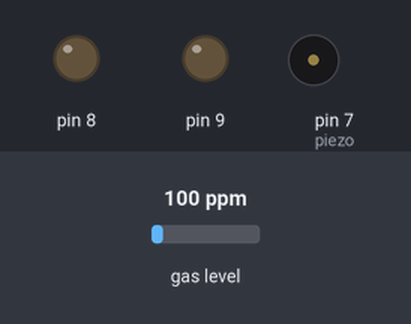
Bench run of a sketch on a simulated Arduino Mega 2560, built with avr-gcc and run on an emulated ATmega2560. Parts: output pins drawn as LEDs (lit = HIGH), buzzer (waves = sounding). The test bench sets the inputs (shaded band); at power-on: gas level 100 ppm. The modem accepts every AT command (registered, SIM ready, sends succeed) and sends nothing else; what the sketch prints to the serial monitor is not drawn.

Above: at 7.2 s.
7.3 s: gas level set to 870 ppm
10.8 s: gas level set to 871 ppm
At 11.9 s:
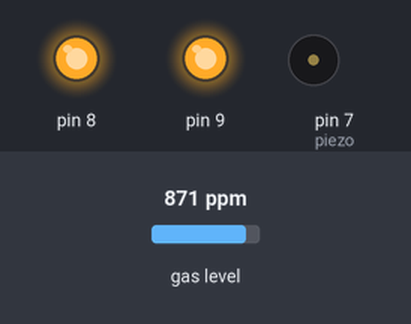
14.3 s: gas level set to 843 ppm
At 17.25 s:
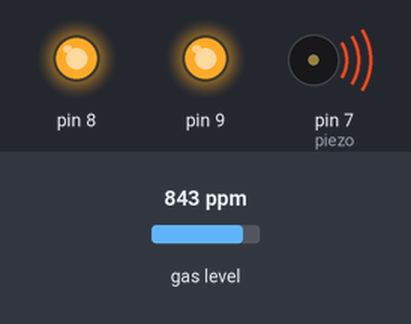
17.8 s: gas level set to 20 ppm
Timing chart, 0 to 22.3 s (numbered marks = the images above; inputs shaded):
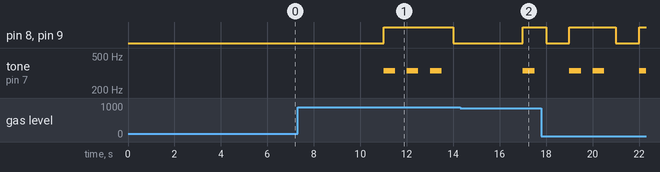

The sketch:

MQ_9_WebServerChange.ino
```cpp
 /*
MQ 센서  라이브러리 사용. 아두이노 메가 보드 사용,
ESP 8266 + ESP01 어댑터 사용.
2021.11.05 최종 수정
*/

  #include <MsTimer2.h>
  #include <MQUnifiedsensor.h>
  #define         Board                   ("Arduino MEGA")
  #define         Pin                     (A0)  //Analog input 4 of your arduino
  #define         Type                    ("MQ-9") //MQ9
  #define         Voltage_Resolution      (5)
  #define         ADC_Bit_Resolution      (10) // For arduino UNO/MEGA/NANO
  #define         RatioMQ9CleanAir        (9.6) //RS / R0 = 60 ppm
  String ssid = ""; //wifi ssid
  String PASSWORD = ""; // wifi pw
  String host = ""; //server ip
  int piezo = 7;

  int time_cnt;         //시간 변수 설정
  float sensorValue;    // 일산화탄소 센서 값 지역변수
  float sensorArray[10];  // 일산화탄소 센서 값 평균용도 배열
  float average = 0;  //평균값
  int average_m[10] = {0.0,0.0,0.0,0.0,0.0,0.0,0.0,0.0,0.0,0.0}; //평균 저장 배열
  int reset_var = 0;    //배열 10개 초기화 변수

  //Declare Sensor
  MQUnifiedsensor MQ9(Board, Voltage_Resolution, ADC_Bit_Resolution, Pin, Type);
  void connectWifi()
  {
    String join = "AT+CWJAP=\"" + ssid + "\",\"" + PASSWORD + "\"";
    Serial.println("Connect Wifi...");
    Serial1.println(join);
    delay(5000);
    if (Serial1.find("OK"))
    {
      Serial.print("WIFI connect\n");
    } else
    {
      Serial.println("connect timeout\n");
    }
    delay(1000);
  }
void httpclient(String char_input) { //네트워크 전송함수
  delay(100);
  Serial.println("connect TCP...");
  Serial1.println("AT+CIPSTART=\"TCP\",\"" + host + "\",8087");
  delay(500);
  if (Serial.find("ERROR")) return;
  Serial.println("Send data...");
  String url = char_input;
  String cmd = "GET /Gasproject/GetSensor?gas_level=" + url + " HTTP/1.0\r\n\r\n";
  Serial1.print("AT+CIPSEND=");
  Serial1.println(cmd.length());
  if (Serial1.find(">")) {
  } else
  {
    Serial1.println("AT+CIPCLOSE");
    delay(1000);
    return;
  }
  delay(500);
  Serial1.println(cmd);
  delay(100);
  if (Serial.find("ERROR"))
    return;
  Serial1.println("AT+CIPCLOSE");
  delay(100);
}
  void average_cal(){         //배열 평균 구하는 함수

    float avr_sum = 0;
    for(int i=0; i<=10; i++){
      avr_sum = avr_sum + average_m[i];
    }
    average = avr_sum / 10;
  }
  void cal()   //일산화탄소 측정 함수!!
  {
      sensorValue = MQ9.readSensor();
      average_m[reset_var] = sensorValue ;  //평균을 구하기위한 배열에 센서값을 넣는다.
       if(reset_var>=10){                   //배열길이가 10이기에 10이상이 되면 배열 초기화
         reset_var = 0;
       }
      reset_var++;                          //배열 번호 증가

      if(average>=250){                 //평균 농도가 250ppm이 넘으면
        average_cal();                 //평균값 계산 함수 호출
        timer();                       //타이머 누적 시작
        work_rel();                    //릴레이 동작
        }
      else{
        average_cal();                 //평균값 계산 함수 호출
          timer_reset();               //타이머 초기화
          off_rel();                   //릴레이 OFF
        }
  }
  void timer(){                     //평균값이 일정 수치 이상 일 경우 카운트 된다.
    time_cnt = time_cnt + 1 ;
    }
  void timer_reset(){               //평균값이 일정 수치로 내려갔을 때 카운트를 리셋한다.
    time_cnt = 0 ;
    }
  void work_rel(){ //릴레이 ON, 부저 ON
    digitalWrite(8,HIGH);
    digitalWrite(9,HIGH);
    tone(piezo, 336,500);
  }
  void off_rel(){ //릴레이 OFF, 부저 OFF
    digitalWrite(8,LOW);
    digitalWrite(9,LOW);
    noTone(piezo);
  }
  void setup() {
    Serial.begin(9600); //내장 시리얼 ON
    Serial1.begin(9600); // ESP8266 활용을 위한 시리얼 ON
    pinMode(8,OUTPUT);
    pinMode(9,OUTPUT);
    MQ9.setRegressionMethod(1); //_PPM =  a*ratio^b
    MQ9.init();
    Serial.print("Calibrating please wait.");
    float calcR0 = 0;
    for(int i = 1; i<=10; i ++)
    {
      MQ9.update(); // Update data, the arduino will be read the voltage on the analog pin
      calcR0 += MQ9.calibrate(RatioMQ9CleanAir);
    }
    MQ9.setR0(calcR0/10);

    if(isinf(calcR0)) {Serial.println("Warning: Conection issue founded, R0 is infite (Open circuit detected) please check your wiring and supply"); while(1);}
    if(calcR0 == 0){Serial.println("Warning: Conection issue founded, R0 is zero (Analog pin with short circuit to ground) please check your wiring and supply"); while(1);}
    MQ9.serialDebug(true);
    MsTimer2::set(1000,cal);
    MsTimer2::start();
    connectWifi();
  }
  void loop() {
    MQ9.update(); // Update data, the arduino will be read the voltage on the analog pin
    MQ9.setA(599.65); MQ9.setB(-2.244); // MQ-9 CO가스 측정 셋팅.
    String mid = "mid_1";  // 기기 ID
    String char_input = "";
       if(time_cnt >=180000 && average >250 ){
        timer_reset();
        char_input =String (average) +"&user_mid="+mid;
        httpclient(char_input);
       }
  }
```

Measured:
- the behaviour switches between 870 and 871 ppm on gas level (found by bisection; images 0 and 1)
- the behaviour switches between 851 and 850 ppm on gas level (found by bisection; images 1 and 2)
- after the input at 7.3 s, every drawn part: stays the same
- after the input at 14.3 s, pin 8, pin 9: LOW → HIGH after 2.7 s; tone on pin 7 (piezo): silent → 336 Hz after 2.7 s, → silent 0.50 s later
- by itself, tone on pin 7 (piezo): alternates 336 Hz for 0.50 s and silent for 0.50 s
